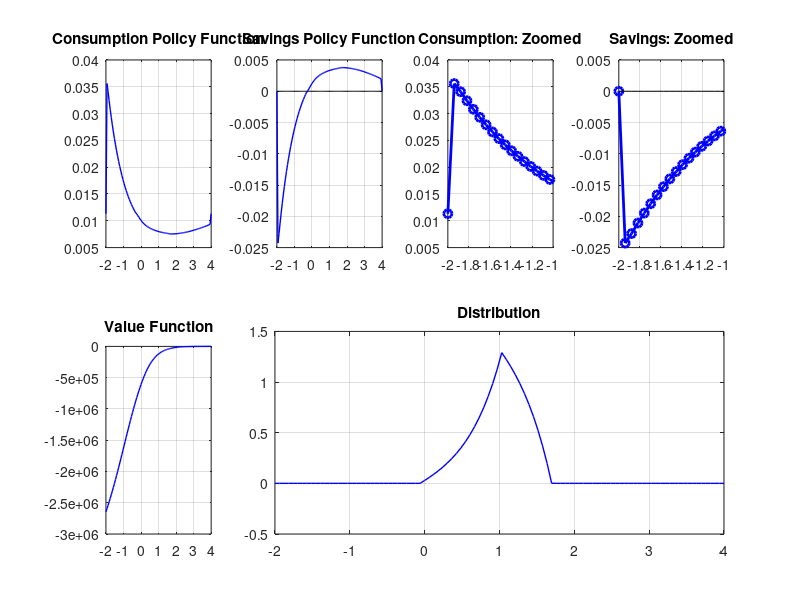

Here is the MATLAB script that generated this plot:
% Finite difference implicit updating with investment risk
% Ken Miyahara 2025
% Based on Greg Kaplan 2024

clear;
close all;

addpath('Results\')
addpath('Codes\')
%addpath('Figures\')

%% OPTIONS
Display     = 2;
MakePlots   = 1;
ComputeMPC  = 0;
IterateKFE  = 0;

%% PARAMETERS

% preferences
risk_aver   = 3.5;
rho         = 0.025/4; %0.01; %0.005275; %quarterly 
alpha       = 0.8; %share in non-durable
zeta        = 1-alpha*(1-risk_aver);

%returns
r           = 0.01/4; %quarterly
r_risk      = 0.07/4; %quarterly
sigma2      = 0.1655^2/4; %quarterly
sigma       = sqrt(sigma2);

% transaction costs
prop_cost = 0.05;
adj_arriv = 365/4; % set the hjb as initial guess
risky_share = 0.7;

% asset grids
nx          = 100; %100;
xmax        = 4;%log(20); %400; 
borrow_lim  = -2;%log(0.1);
agrid_par   = 1; %1 for linear, 0 for L-shaped

% computation
maxiter_hjb = 100;
tol_hjb     = 1.0e-7;
delta_hjb   = 1.0e8;
mindV = 1.0e-8;

maxiter_kfe = 1000;
tol_kfe     = 1.0e-8;
delta_kfe   = 1.0e8;

%mpc options
cumconT     = 1; %duration to measure cumulative consumption
delta_mpc   = 0.01; %time steps for cumulative consumption
mpcamount1  = 1.0e-10; %approximate thoeretical mpc
mpcamount2  = 0.10; % ten percent of average income: approx $5000
    

%% SET UP GRIDS

% assets
xgrid = linspace(0,1,nx)';
xgrid = xgrid.^(1./agrid_par);
xgrid = borrow_lim + (xmax-borrow_lim).*xgrid;

% asset grid spacing: for partial derivatives
dxgrid  =  diff(xgrid);
%dxgridf = [dxgrid; dxgrid(nx-1)];
%dxgridb = [dxgrid(1); dxgrid];
dx      = dxgrid(1);

% trapezoidal rule: for KFE and moments
xdelta = ones(nx,1);
xdelta = xdelta*dxgrid(1);

%% UTILITY FUNCTION

if risk_aver <= 1
    disp('Risk aversion must be larger than 1')
else    
    u = @(c,x) (c.*exp(x)).^(1-zeta)./(1-risk_aver);
end    

u1 = @(c,x) alpha*c.^(-zeta).*exp((1-zeta)*x); % marginal utility
u1inv = @(vp,x) (vp.*exp(-(1-zeta)*x)/alpha).^(-1./zeta); % inverse of marginal utility

%% INITIALIZE VALUE FUNCTION

Vguess = zeros(nx,1);
c0 = r + (r_risk-r)*risky_share - (risky_share.*sigma).^2/2;
Vguess(:) = u(c0,xgrid)./rho;

% ITERATE ON VALUE FUNCTION
load('Vguess.mat')
%V    = Vguess;
Vdiff = 1;
iter = 0;
dVf= 0*V;
dVb= 0*V;

while iter <= maxiter_hjb && Vdiff>tol_hjb
    iter = iter + 1;
    
    % forward difference
    dVf(1:nx-1) = max((V(2:nx)-V(1:nx-1))/dx,mindV);
    exposure_f = risky_share*sigma;
    c0 = r + (r_risk-r)*exposure_f/sigma - exposure_f.^2/2;
    dVf(nx) = max(u1(c0,xgrid(nx)),mindV); %state constraint

    % backward difference
    dVb(2:nx) = max((V(2:nx)-V(1:nx-1))./dx,mindV);
    exposure_b = risky_share*sigma;
    c0 = r + (r_risk-r)*exposure_b/sigma - exposure_b.^2/2;
    dVb(1) = max(u1(c0,xgrid(1)),mindV); %state constraint
    
    % Central difference second derivative
    %d2V = min((dVf - dVb) /dx,-mindV);

    %consumption and savings with forward difference
    conf = u1inv(dVf,xgrid);
    driftf = r  + (r_risk-r)*exposure_f/sigma - exposure_f.^2/2 - conf;
    Hf = u(conf,xgrid) + dVf.*driftf;
    
    %consumption and savings with backward difference
    conb = u1inv(dVb,xgrid);
    driftb = r  + (r_risk-r)*exposure_b/sigma - exposure_b.^2/2 -conb;
    Hb = u(conb,xgrid) + dVb.*driftb;
    
    %consumption and derivative with adot = 0
    exposure_0 = risky_share*sigma;
    con0 = r  + (r_risk-r)*exposure_0/sigma - exposure_0.^2/2;
    %dV0 = u1(con0);
    H0 = u(con0,xgrid);
    
    % choice of forward or backward differences based on sign of drift    
    Ineither = (1-(driftf>0)) .* (1-(driftb<0));
    Iunique = (driftb<0).*(1-(driftf>0)) + (1-(driftb<0)).*(driftf>0);
    Iboth = (driftb<0).*(driftf>0);
    Ib = Iunique.*(driftb<0).*(Hb>H0) + Iboth.*(Hb>Hf).*(Hb>H0);
    If = Iunique.*(driftf>0).*(Hf>H0) + Iboth.*(Hf>Hb).*(Hf>H0);
    I0 = 1-Ib-If;
    
    %consumption, savings and utility
    con   = conf.*If + conb.*Ib + con0.*I0;
    expos = exposure_f.*If + exposure_b.*Ib + exposure_0.*I0;
    drift   = driftf.*If + driftb.*Ib;    
    util  = u(con,xgrid);

    % Impulse Hamiltonian
    iH_fun = @(dv) adj_arriv*(dv>0).*dv;
    % find optimum and maximized continuation value
    M = V./( (1+exp(xgrid)) .^ (1-risk_aver) ) ;
    [max_val , ind_max] = max(M);
    % define benefit of adjusting
    dval = (exp(xgrid)-prop_cost+1).^(1-risk_aver).*max_val-V;
    % compute impulse Hamiltonian
    iH = iH_fun(dval);
    % compute adjustment hazard
    adj_hazard = adj_arriv.*(dval>0);

    %construct A matrix: tri-diagonal elements
    Alowdiag = -Ib.*driftb./dx + expos.^2/2/dx^2;
    Adiag = -If.*driftf./dx + Ib.*driftb./dx-expos.^2/dx^2;
        Adiag(1) = Adiag(1) + expos(1).^2/2/dx^2 - Ib(1).*driftb(1)./dx;
        Adiag(end) = Adiag(end) + expos(end).^2/2/dx^2 + If(end).*driftf(end)./dx;
    Aupdiag = If.*driftf./dx + expos.^2/2/dx^2;

    %use spdiags to create A matrix 
    Ahjb = spdiags(Adiag(:),0,nx,nx) + ...
                spdiags(Alowdiag(2:nx),-1,nx,nx) + ...
                spdiags([0;Aupdiag(1:nx-1)],1,nx,nx);
    
    Akfe = Ahjb - spdiags(adj_hazard,0,nx,nx);
    Akfe(:,ind_max) = Akfe(:,ind_max) + adj_hazard;

    Ahjb = Ahjb - spdiags(adj_hazard,0,nx,nx);
    Ahjb(:,ind_max) = Ahjb(:,ind_max) + adj_hazard.*(exp(xgrid)-prop_cost+1).^(1-risk_aver)/((1+exp(xgrid(ind_max))) ^ (1-risk_aver) );

    if max(abs(sum(Akfe,2)))>10^(-8)
        disp('Ill-posed Transition matrix')
        return
    end

    B = (rho + 1./delta_hjb)*speye(nx) - Ahjb;
        
    % solve linear system
    Vnew = B \ (util + V./delta_hjb);
   
    Vdiff = max(abs(Vnew-V));
    if Display >=1
        disp(['HJB iteration ' int2str(iter), ' diff: ' num2str(Vdiff)]);
    end

    V = Vnew;
end 
M = V./( (1+exp(xgrid)) .^ (1-risk_aver) ) ;
[max_val , ind_max] = max(M);
% define benefit of adjusting
dval = (exp(xgrid)-prop_cost+1).^(1-risk_aver).*max_val-V;


%% SOLVE KFE

if IterateKFE==0
    gvecadj = [Akfe'; ones(1,nx)] \ [zeros(nx,1); 1];
   
elseif IterateKFE==1    

    %initialize at ergodic income distribution at a=0, adjusting for non-uniform grids
    
    gvecadj = ones(nx,1)/nx;

    gdiff = 1;
    iter = 0;
    %iterate to convergence
    while iter <= maxiter_kfe && gdiff>tol_kfe
        iter = iter + 1;
        gvecadjnew = (speye(nx) - delta_kfe.* Akfe') \ gvecadj;

        gdiff = max(abs(gvecadjnew-gvecadj));
        if Display >=1
            disp(['KFE iteration ' int2str(iter), ' diff: ' num2str(gdiff)]);
        end

        gvecadj = gvecadjnew;
    end    

end
gmat    = gvecadj./xdelta;
mean_a = sum(xgrid.*gvecadj);
freq_adj = sum(adj_hazard.*gvecadj);
disp(mean_a)
disp(freq_adj)

%% MAKE PLOTS
if MakePlots ==1 
    figure(1);
    
    % consumption policy function
    subplot(2,4,1);
    plot(xgrid,con(:),'b-','LineWidth',1);
    grid;
    xlim([borrow_lim xmax]);
    title('Consumption Policy Function');
    %legend('Lowest income state','Highest income state');

    % savings policy function
    subplot(2,4,2);
    plot(xgrid,drift(:),'b-','LineWidth',1);
    hold on;
    plot(xgrid,zeros(nx,1),'k','LineWidth',0.5);
    hold off;
    grid;
    xlim([borrow_lim xmax]);
    title('Savings Policy Function');
    
    % consumption policy function: zoomed in
    subplot(2,4,3);
    plot(xgrid,con(:,1),'o-b','LineWidth',2);
    grid;
    xlim(borrow_lim + [0 1]);
    title('Consumption: Zoomed');
    
    % savings policy function: zoomed in
    subplot(2,4,4);
    plot(xgrid,drift(:,1),'o-b','LineWidth',2);
    hold on;
    plot(xgrid,zeros(nx,1),'k','LineWidth',0.5);
    hold off;
    grid;
    xlim(borrow_lim + [0 1]);
    title('Savings: Zoomed');
    
    subplot(2,4,5)
    plot(xgrid,V,'b-','LineWidth',1);
    grid;
    xlim([borrow_lim xmax]);
    title('Value Function');
    
    subplot(2,4,6:8)
    plot(xgrid,gmat,'b-','LineWidth',1);
    grid;
    xlim([borrow_lim xmax]);
    title('Distribution');

end

